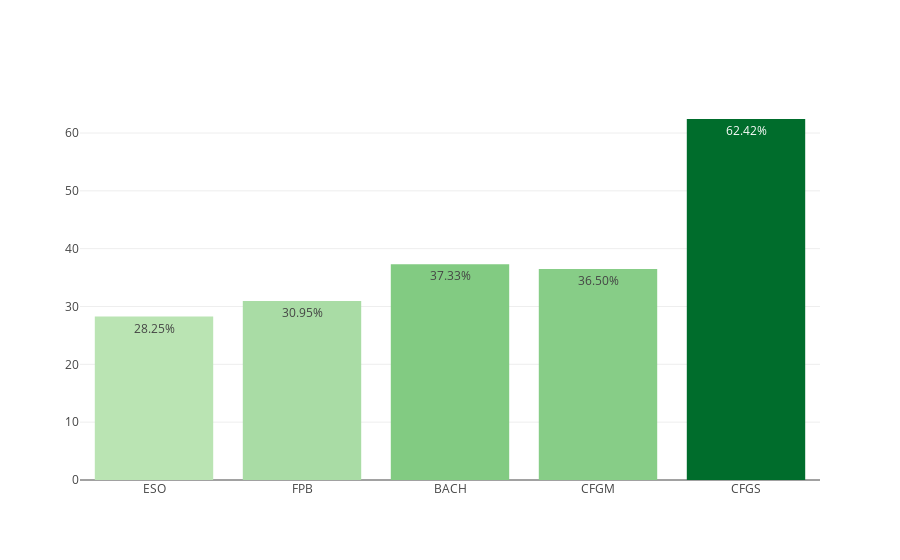

Notebook code cell kept with this figure:
### Markdown cell above
## GLOBAL

### Code cell
dfc_summary = dfc.groupby('etapa').mean().loc[stages]
myplotly.bar_simple(dfc_summary.index, dfc_summary['éxito'])

### Figure 1 — Plotly figure (JSON) as saved in the notebook; plotly's stock layout.template omitted (floating-point values rounded to 4 significant figures)
{"data": [{"hoverinfo": "x+text", "marker": {"color": [28.25, 30.95, 37.33, 36.5, 62.42], "colorscale": [[0, "rgb(186,228,179)"], [0.3333, "rgb(116,196,118)"], [0.6667, "rgb(49,163,84)"], [1, "rgb(0,109,44)"]]}, "text": ["28.25%", "30.95%", "37.33%", "36.50%", "62.42%"], "type": "bar", "uid": "0fd05300-f883-4763-af8a-a77ef6cda689", "x": ["ESO", "FPB", "BACH", "CFGM", "CFGS"], "y": [28.25, 30.95, 37.33, 36.5, 62.42]}], "layout": {"title": {"text": ""}}}
